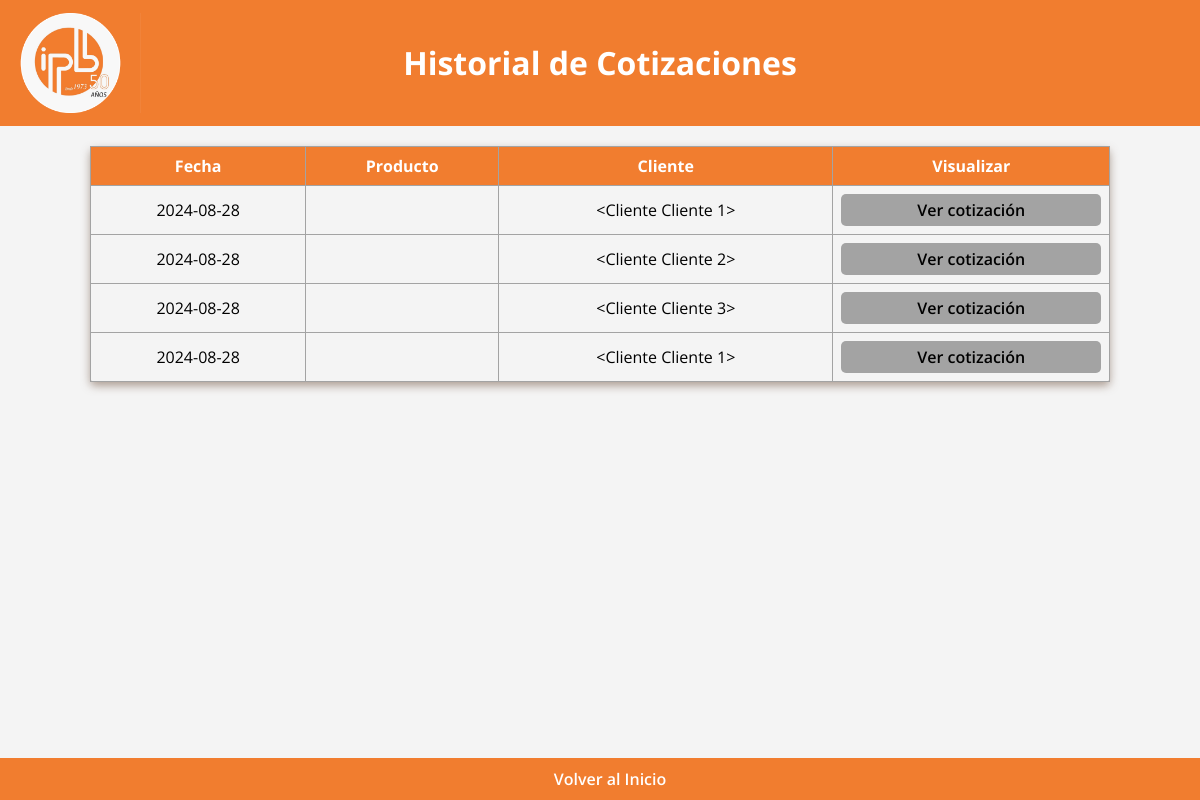
The page /lista_cotizaciones on the database its author committed.
### app.py (models this page shows, shortened)
class Cotizacion(db.Model):
    id = db.Column(db.Integer, primary_key=True)
    fecha = db.Column(db.Date, default=func.current_date())
    ciudad = db.Column(db.String(100), nullable=False)
    empresa = db.Column(db.String(100), nullable=False)
    proyecto = db.Column(db.String(100), nullable=False)
    plazo = db.Column(db.String(100), nullable=False)
    entrega = db.Column(db.String(100), nullable=False)
    anticipo = db.Column(db.Integer, nullable=False)
    p_acta = db.Column(db.Integer, nullable=False)
    f_acta= db.Column(db.Integer, nullable=False)
    consecutivo = db.Column(db.Integer, nullable=False)
    version_padre_id = db.Column(db.Integer, db.ForeignKey('cotizacion.id'), nullable=True)
    versiones = db.relationship('Cotizacion', backref=db.backref('version_padre', remote_side=[id]), lazy=True)
    productos = db.relationship('Producto', secondary='cotizacion_producto', lazy='subquery',backref=db.backref('cotizaciones', lazy=True))
    cliente_id = db.Column(db.Integer, db.ForeignKey('cliente.id'), nullable=False)
    cliente = db.relationship('Cliente', backref=db.backref('cotizaciones', lazy=True))
    servicio = db.Column(db.String(1000), nullable=False, default="v")

class Cliente(db.Model):
    id = db.Column(db.Integer, primary_key=True)
    nombre = db.Column(db.String(100), nullable=False)
    celular = db.Column(db.Integer, nullable=False)
    email = db.Column(db.String(100), nullable=False)
    """
    cotizacion_id = db.Column(db.Integer, db.ForeignKey('cotizacion.id'))
    cotizaciones = db.relationship('Cotizacion', back_populates='clienten', order_by='Cotizacion.id')
    """
    def __repr__(self):
        return f'<Cliente {self.nombre}>'

### app.py (the view)
@app.route('/lista_cotizaciones')
def listar_cotizaciones():
    cotizaciones = Cotizacion.query.all()
    return render_template('lista_cotizaciones.html', cotizaciones=cotizaciones)

### templates/lista_cotizaciones.html (shortened to what this page needs)
<!DOCTYPE html>
<html lang="en">
<head>
    <link rel="stylesheet" href="{{ url_for('static', filename='styleListaCotizaciones.css') }}">
</head>
<body>
    <header>
        <img src="static/logobonito.png" alt="Logo de IPB SAS" class="logobonito">
        <h1>Historial de Cotizaciones</h1>
    </header>
    <table id="myTable" border="1" class="cotizaciones">
        <thead>
            <tr>
                <th>Fecha</th>
                <th>Producto</th>
                <th>Cliente</th>
                <th>Visualizar</th>
            </tr>
        </thead>
        <tbody>
            {% for cotizacion in cotizaciones%}
            <tr>
                <td>{{ cotizacion.fecha }}</td>
                <td>{{ cotizacion.producto }}</td>
                <td>{{ cotizacion.cliente }}</td>
                <td><a href="/cotizacion/{{ cotizacion.id }}"class="btn-ver-cotizacion">Ver cotización</a></td>
            </tr>
            {% endfor %}
        </tbody>
    </table>
    <footer>
        <a href="/" class="support-link">Volver al Inicio</a>
    </footer>
</body>
</html>

### static/styleListaCotizaciones.css (style rules this page uses)
body { font-family: 'Open Sans', Arial, sans-serif; margin: 0; padding: 0; box-sizing: border-box; background-color: #f4f4f4; }
header { background-color: #f17d2f; color: white; padding: 20px; text-align: center; position: relative; }
header .logobonito { height: 100px; width: auto; position: absolute; top: 50%; left: 0; transform: translateY(-50%); }
th, td { padding: 8px; text-align: center; border-bottom: 1px solid #a3a3a3; }
th { background-color: #f17d2f; color: white; }
#myTable { border-collapse: collapse; width: 85%; margin: 20px auto; border: 1px solid #a3a3a3; border-radius: 5px; box-shadow: 0 4px 8px #6b4e3a80; }
.btn-ver-cotizacion { display: block; padding: 5px 2px; background-color: #a3a3a3; color: rgb(0, 0, 0); border: none; border-radius: 5px; text-decoration: none; text-align: center; font-weight: 600; cursor: pointer; transition: background-color 0.3s ease; }
footer { background-color: #f17d2f; color: white; padding: 10px; text-align: center; position: fixed; width: 100%; bottom: 0; }
.support-link { color: white; text-decoration: none; font-weight: 600; }

### rows shown on the page
Cotizacion: fecha "2024-08-28", cliente "<Cliente Cliente 1>"
Cotizacion: fecha "2024-08-28", cliente "<Cliente Cliente 2>"
Cotizacion: fecha "2024-08-28", cliente "<Cliente Cliente 3>"
Cotizacion: fecha "2024-08-28", cliente "<Cliente Cliente 1>"
